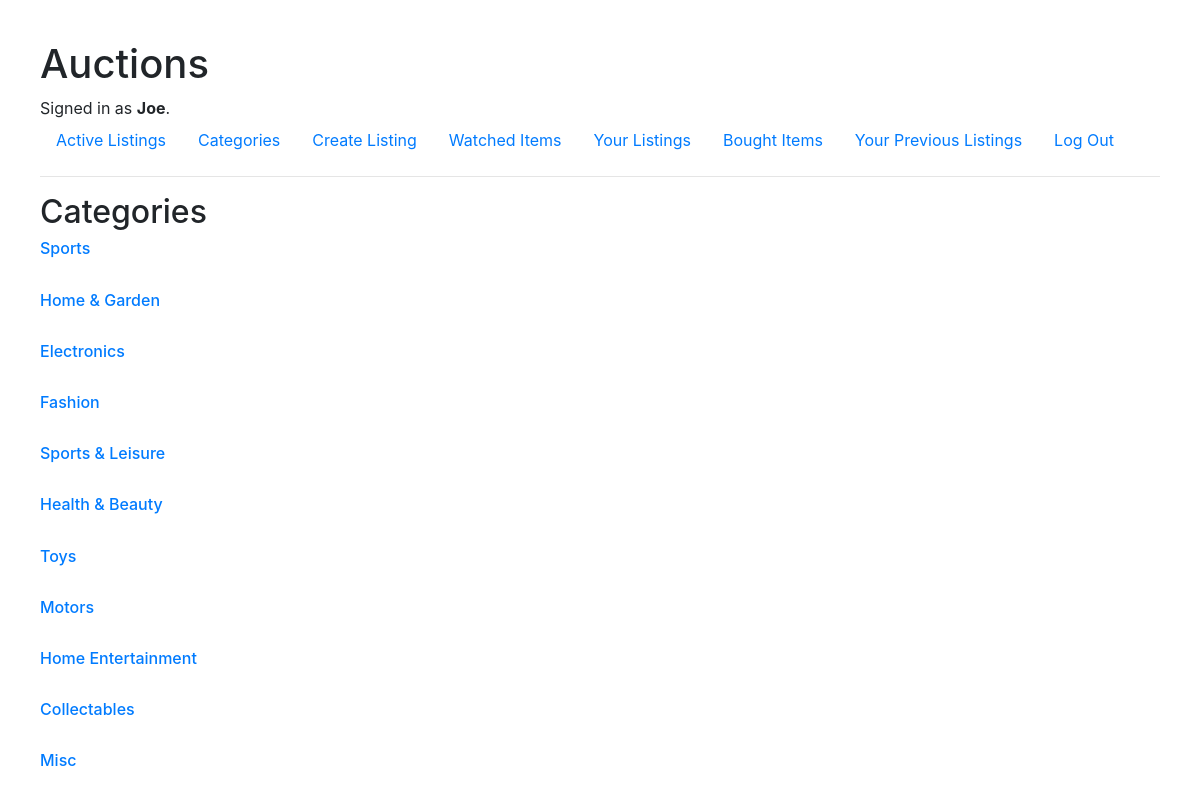
The page /categories/all (signed in) on the database its author committed.
### auctions/models.py (models this page shows, shortened)
class User(AbstractUser):
    pass

class Category(models.Model):
    name = models.CharField(max_length=30)

### auctions/views.py (the view)
# urls.py: path("categories/<category>", views.categories, name="categories")
def categories(request, category):
    if category == 'all':
        categories = Category.objects.all()
        context = { 'categories': categories}
        return render(request, "auctions/categories.html", context)
    else:
        category = Category.objects.filter(name = category)
        category = category[0]
        items = Listing.objects.filter(category = category).filter(is_active = True)
        context = { 'listings': items}
        context['category'] = category
    return render(request, "auctions/categories.html", context)

### auctions/templates/auctions/categories.html (shortened to what this page needs)
{% extends "auctions/layout.html" %}
{% block body %}
{% if category %}
    <h3> Category: {{category}} </h3>
    {% if listings %}
        {% for listing in listings reversed  %}
                <div class="listing-box">
                    <div class="listing-left">
                        {% if listing.image != "" %}
                            <img src="{{listing.image}}" alt="image of {{listing.title}}">
                        {% else %}
                        <img src="https://external-content.duckduckgo.com/iu/?u=https%3A%2F%2Ftse2.mm.bing.net%2Fth%3Fid%3DOIP.GhK0xqhcPT0DVriwmC4wOAHaHa%26pid%3DApi&f=1&ipt=c5cf3b950e88b3b956d61bc4824812e7b2e17fc237cdf68b5b92178d407b2a47&ipo=images.jpg" alt="image of {{listing.title}}">
                        {% endif %}
                    </div>
                    <div class="listing-right">
                        <h3> {{listing.title}} </h3>
                        <a href="{% url 'listing' listing_id=listing.id %}"> Go to listing </a>
                        {% if listing.current_bid %}
                            <p> Current Bid: ${{listing.current_bid}} </p>
                        {% else %}
                            <p> Starting at: ${{listing.starting_bid}} </p>
                        {% endif %}
                        <p class="created-text"> Created: {{listing.date}} </p>
                    </div>
                </div>
        {% endfor %}
    {% else %}
        <h6> There are currently no items for sale in this category </h6>
        <p> Go to <a href="{% url 'new_listing' %}"> Create Listing </a> to sell some items </p>
        <p> or go to <a href="{% url 'index' %}"> Active Listings </a> to see all live auctions </p>
    {% endif %}
{% else %}
    <h2>Categories</h2>
    {% for category in categories %}
        <h6> <a  href="{% url 'categories' category=category.name %}"> {{category.name}} </a> </h6>
        <br>
    {% endfor %}
{% endif %}
{% endblock %}

### auctions/templates/auctions/layout.html (shortened to what this page needs)
{% load static %}
<!DOCTYPE html>
<html lang="en">
    <head>
        <link rel="stylesheet" href="https://stackpath.bootstrapcdn.com/bootstrap/4.4.1/css/bootstrap.min.css">
        <link href="{% static 'auctions/styles.css' %}" rel="stylesheet">
    </head>
    <body>
        <h1>Auctions</h1>
        <div>
            {% if user.is_authenticated %}
                Signed in as <strong>{{ user.username }}</strong>.
            {% else %}
                Not signed in.
            {% endif %}
        </div>
        <ul class="nav">
            <li class="nav-item">
                <a class="nav-link" href="{% url 'index' %}">Active Listings</a>
            </li>
            <li class="nav-item">
                <a class="nav-link" href="{% url 'categories' category='all' %}"> Categories </a>
            </li>
            <li class="nav-item">
                <a class="nav-link" href="{% url 'new_listing' %}"> Create Listing </a>
            </li>
            <li class="nav-item">
                <a class="nav-link" href="{% url 'watchlist' %}"> Watched Items </a>
            </li>
            <li class="nav-item">
                <a class="nav-link" href="{% url 'user_listings' %}"> Your Listings </a>
            </li>
            <li class="nav-item">
                <a class="nav-link" href="{% url 'bought_items' %}"> Bought Items </a>
            </li>
            <li class="nav-item">
                <a class="nav-link" href="{% url 'past_listings' %}"> Your Previous Listings </a>
            </li>
            {% if user.is_authenticated %}
                <li class="nav-item">
                    <a class="nav-link" href="{% url 'logout' %}">Log Out</a>
                </li>
            {% endif %}
        </ul>
            <hr>
            {% block body %}
        {% endblock %}
    </body>
</html>

### auctions/static/auctions/styles.css (style rules this page uses)
body { padding: 40px; background-color: white; }

### rows shown on the page
User: username "Joe"
Category: name "Sports"
Category: name "Home & Garden"
Category: name "Electronics"
Category: name "Fashion"
Category: name "Sports & Leisure"
Category: name "Health & Beauty"
Category: name "Toys"
Category: name "Motors"
Category: name "Home Entertainment"
Category: name "Collectables"
Category: name "Misc"
